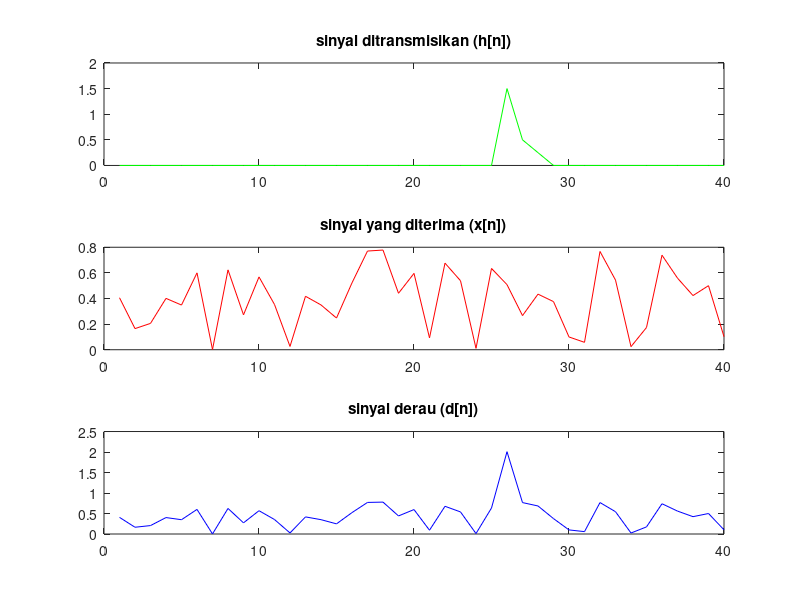

Reproduce this figure in MATLAB.
clc;
clear all;

h = [3 1 0.5];
lh =  length(h);
axis = zeros(1,40);
hn = [h,axis];

a = 0.8;
d = a*(rand(1, 40));

for i = 1:lh
  axis(1,25+i) = h(i);
end
x = 0.5*axis;
y = d+x;

figure;
subplot(3,1,1);
plot(x,'g');
title("sinyal ditransmisikan (h[n])");
axis([1 40]);

subplot(3,1,2);
plot(d,'r');
title("sinyal yang diterima (x[n])");
axis([1 40]);

subplot(3,1,3);
plot(y,'b');
title("sinyal derau (d[n])");
axis([1 40]);
